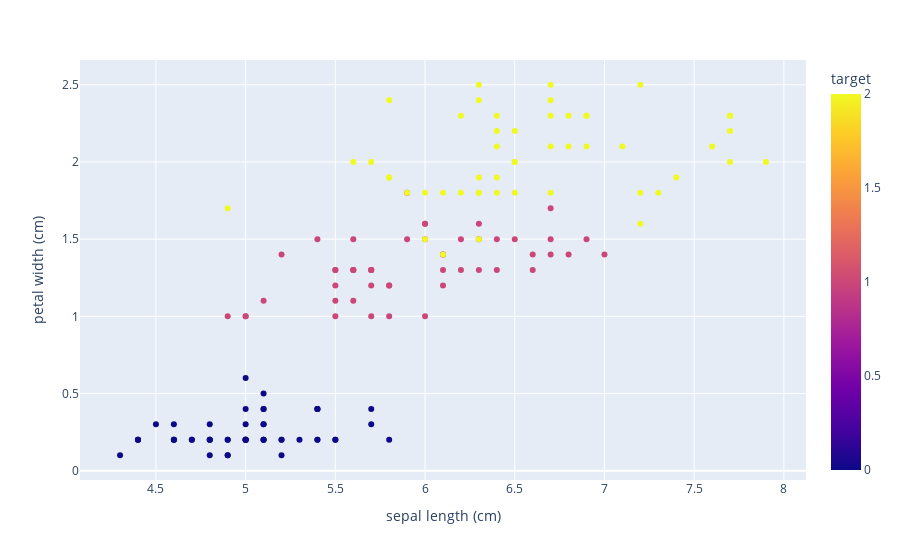

Notebook cell for this chart:
### Code cell
px.scatter(df, x='sepal length (cm)', y='petal width (cm)', color='target')

### Figure 1 — Plotly figure (JSON) as saved in the notebook; plotly's stock layout.template omitted (floating-point values rounded to 4 significant figures; data arrays with more than 128 entries replaced by an {"elided": "..."} marker saying what was removed)
{"data": [{"hovertemplate": "sepal length (cm)=%{x}<br>petal width (cm)=%{y}<br>target=%{marker.color}<extra></extra>", "legendgroup": "", "marker": {"color": {"elided": "150 int values"}, "coloraxis": "coloraxis", "symbol": "circle"}, "mode": "markers", "name": "", "orientation": "v", "showlegend": false, "type": "scatter", "x": {"elided": "150 float values"}, "xaxis": "x", "y": {"elided": "150 float values"}, "yaxis": "y"}], "layout": {"coloraxis": {"colorbar": {"title": {"text": "target"}}, "colorscale": [[0, "#0d0887"], [0.1111, "#46039f"], [0.2222, "#7201a8"], [0.3333, "#9c179e"], [0.4444, "#bd3786"], [0.5556, "#d8576b"], [0.6667, "#ed7953"], [0.7778, "#fb9f3a"], [0.8889, "#fdca26"], [1, "#f0f921"]]}, "legend": {"tracegroupgap": 0}, "margin": {"t": 60}, "xaxis": {"anchor": "y", "domain": [0, 1], "title": {"text": "sepal length (cm)"}}, "yaxis": {"anchor": "x", "domain": [0, 1], "title": {"text": "petal width (cm)"}}}}
